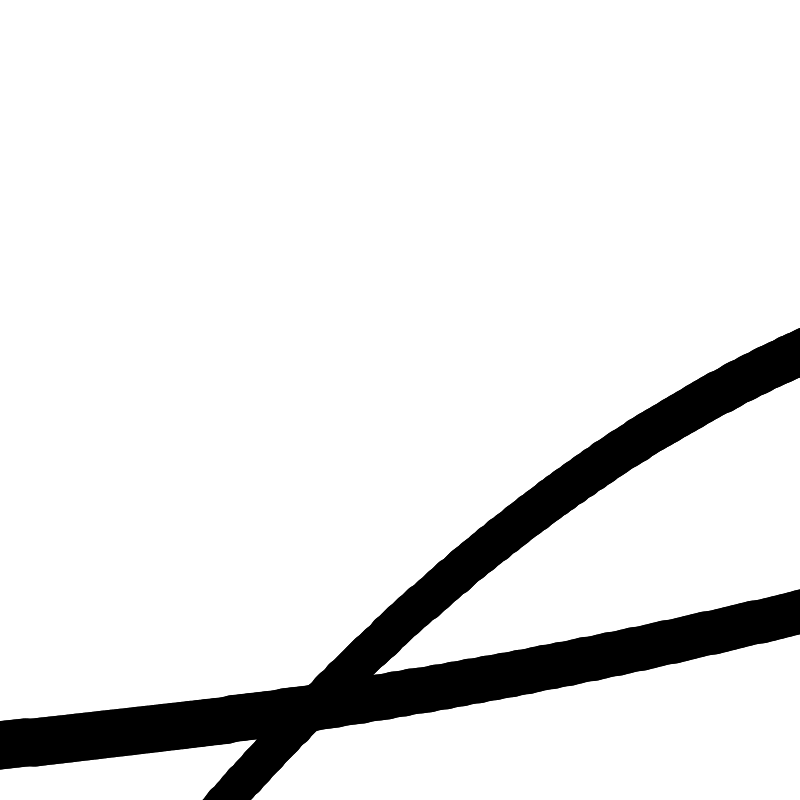
Frame 1 (no input)
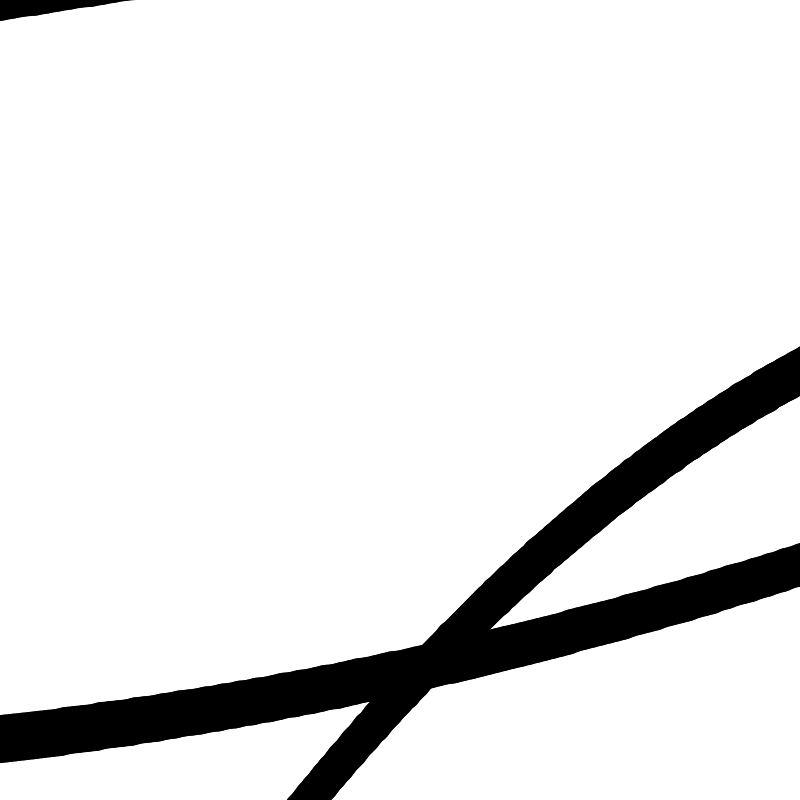
Frame 60 (the mouse pressed at the canvas centre just before this capture)
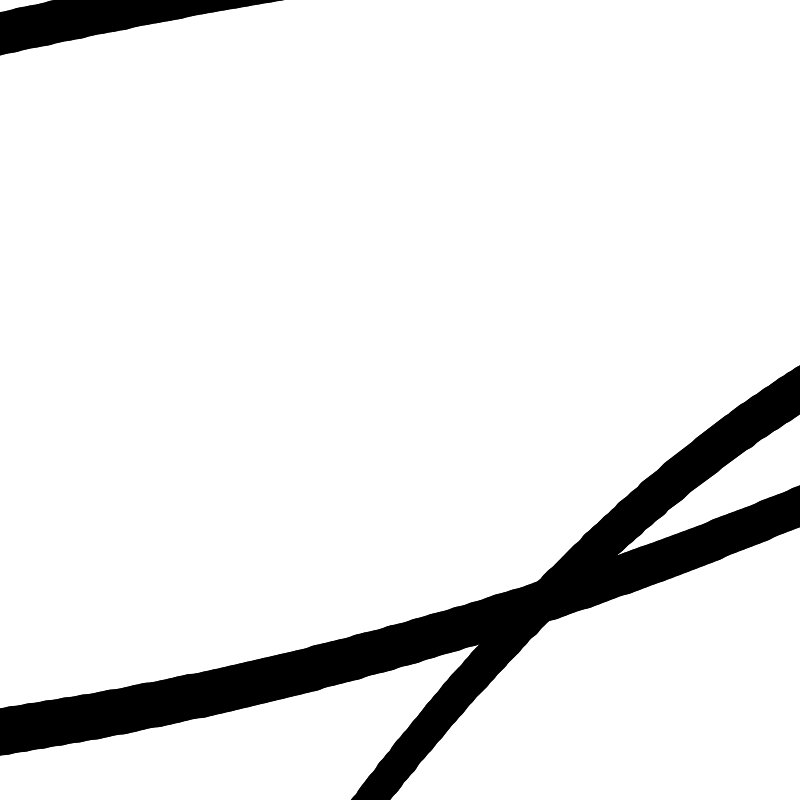
Frame 120 (the mouse held since frame 60 and released just before this capture)

The Processing sketch that drew these frames (run headless with seeded random() and noise(); from frame 60 on, the mouse is pressed at the canvas centre):

// Processing sketch: Cils
// ── Cils.pde

float details = 0.001;
int number = 15;
float frame = 0;
float radius_max = 100;
float width_an = 30;
float height_an = 0;

void setup () {
  size(800, 800);
  stroke(0);
}

void draw () {
  background(255);
  
  for (int ele = 0; ele < number; ele +=1) {
    float angle = 360*ele/number + 360/number*noise(ele);
    
    float xpos= cos(radians(angle))*800 + 400;
    float ypos= sin(radians(angle))*800 + 400;
    float dx_to0 = -cos(radians(angle))*(800-radius_max)*details;
    float dy_to0 = -sin(radians(angle))*(800-radius_max)*details;
     
    for (float v = 0; v <= 1; v+= details ) {
      strokeWeight(50-v*50); 
      float dx = cos(radians(v*50))*((width_an*noise(v))*sin(radians(angle)) );
      float dy = sin(radians(v*50))*((width_an*noise(v))*cos(radians(angle)));
      line(xpos, ypos, xpos+dx+dx_to0, ypos+dy+dy_to0);
      
      xpos += dx+dx_to0 ;
      ypos += dy+dy_to0;
      
    }
    
  }
  frame +=0.05;
  details *= 1.005;
}
